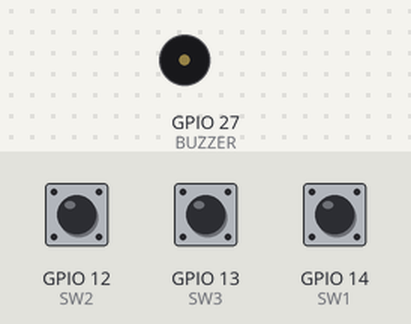
The sketch below on a simulated ESP32. Shown: buzzer (waves = sounding). The inputs (shaded band) are chosen by the test bench; at power-on: GPIO 12 (SW2) LOW, GPIO 14 (SW1) LOW, GPIO 13 (SW3) LOW.

Above: at 1.2 s.
1.3 s: GPIO 12 (SW2) pulled HIGH for 1 s
At 1.84 s:
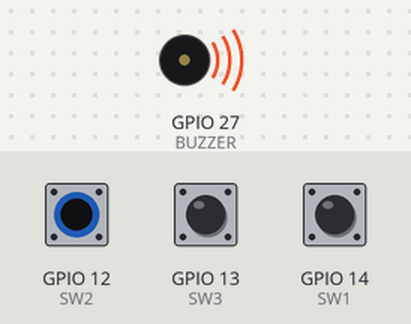
4.3 s: GPIO 14 (SW1) pulled HIGH for 1 s
At 6.4 s:
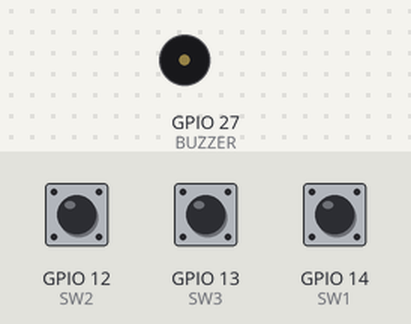
6.8 s: GPIO 13 (SW3) pulled HIGH for 3.2 s
At 7.06 s:
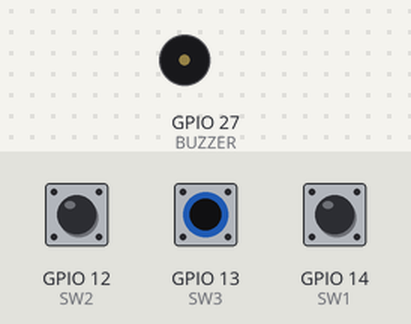
11.5 s: GPIO 12 (SW2) pulled HIGH for 3.2 s
At 12.04 s:
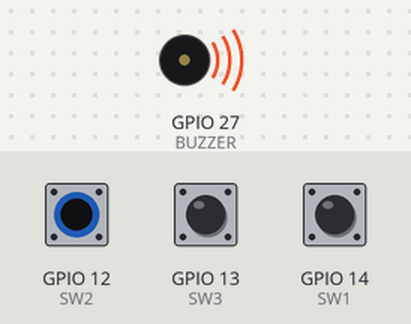
16.2 s: GPIO 14 (SW1) pulled HIGH for 3.2 s
At 20.8 s:
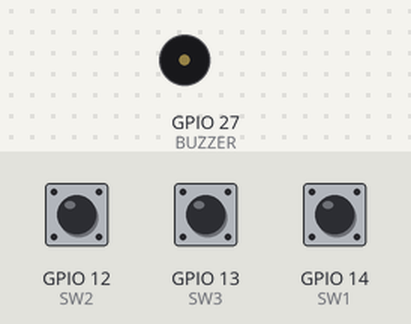
Timing chart, 0 to 21.9 s (numbered marks = the images above; inputs shaded):
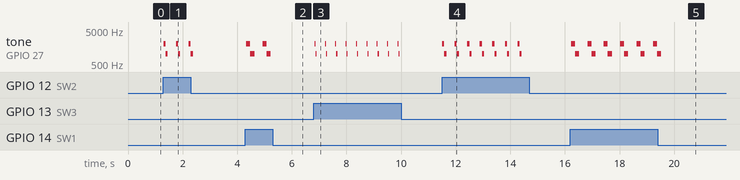

Measured:
- after the input at 1.3 s, tone on GPIO 27 (BUZZER): silent → 2000 Hz at once, then repeats every 0.46 s: 1000 Hz 0.08 s, silent 0.30 s, 2000 Hz 0.08 s, until it stays silent from 2.4 s
- after the input at 4.3 s, tone on GPIO 27 (BUZZER): plays 2000 Hz for 0.15 s, 1000 Hz for 0.15 s, 2000 Hz for 0.15 s, 1000 Hz for 0.15 s, starting at once
- after the input at 6.8 s, tone on GPIO 27 (BUZZER): silent → 2000 Hz at once, then repeats every 0.38 s: 1000 Hz 0.04 s, silent 0.30 s, 2000 Hz 0.04 s, until it stays silent from 10.0 s
- after the input at 11.5 s, tone on GPIO 27 (BUZZER): silent → 2000 Hz at once, then repeats every 0.46 s: 1000 Hz 0.08 s, silent 0.30 s, 2000 Hz 0.08 s, until it stays silent from 14.4 s
- after the input at 16.2 s, tone on GPIO 27 (BUZZER): silent → 2000 Hz at once, then repeats every 0.60 s: 1000 Hz 0.15 s, silent 0.30 s, 2000 Hz 0.15 s, until it stays silent from 19.5 s

The sketch:

SW_BUZZER_TEST.ino
```cpp
#define SW1 14  // SW1を接続するIO番号
#define SW2 12  // SW2を接続するIO番号
#define SW3 13  // SW3を接続するIO番号
#define BUZZER 27   // ブザーを接続するIO番号
int melo = 80;

// 初期化処理部分
void setup() {
  pinMode(SW1, INPUT);    // 入力に指定
  pinMode(SW2, INPUT);    // 入力に指定
  pinMode(SW3, INPUT);    // 入力に指定
  pinMode(BUZZER, OUTPUT);  // 出力に指定
}

// プログラム本体(無限ループ)
void loop() {
  if (digitalRead(SW1)==HIGH){
    // スイッチが押されていたら発音
    tone(BUZZER,2000,150) ;
    delay(150) ;
    tone(BUZZER,1000,150) ;
    delay(150) ;

  delay(250);

  }
  else{
    // スイッチが押されていないなら消灯
     digitalWrite(BUZZER,LOW);
  }

  if (digitalRead(SW2)==HIGH){
    // スイッチが押されていたら発音
    tone(BUZZER,2000,80) ;
    delay(80) ;
    tone(BUZZER,1000,80) ;
    delay(80) ;

  delay(250);

  }
  else{
    // スイッチが押されていないなら消灯
     digitalWrite(BUZZER,LOW);
  }

 if (digitalRead(SW3)==HIGH){
    // スイッチが押されていたら発音
    tone(BUZZER,2000,40) ;
    delay(40) ;
    tone(BUZZER,1000,40) ;
    delay(40) ;

  delay(250);

  }
  else{
    // スイッチが押されていないなら消灯
     digitalWrite(BUZZER,LOW);
  }

  delay(50);
}
```
